Frame 1 (no input): blank canvas, image omitted
Frame 60 (the mouse pressed at the canvas centre just before this capture): blank canvas, image omitted
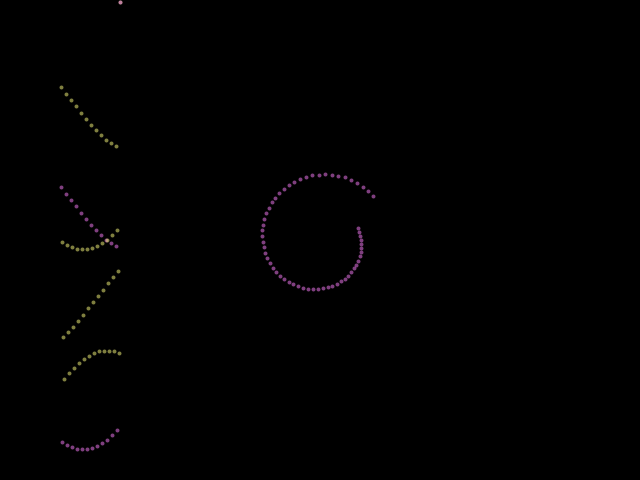
Frame 120 (the mouse held since frame 60 and released just before this capture)

The Processing sketch whose frames 1 and 60 were blank and that drew this single picture after the mouse press (run headless with seeded random() and noise(); from frame 60 on, the mouse is pressed at the canvas centre):

// Processing sketch: processing_102339
// ── processing_102339.pde

int w = 5;
int t = 0;
int a = 0;

float rad = 0;
float r = 10;

void setup()
{
  size(640, 480);
  background(0);
  stroke(255);
  strokeWeight(4);
}

void draw()
{
  t = (t + 1 > width) ? 0 : t + 1;
  a = (a + 100 > height) ? 0 : a + 100;
  makeSin();
  makeCircle();
}

void makeSin()
{
  int y = (int) (50 * sin(w * t)) + a;
  stroke(255, 255, map(mouseY, 0, height, 0, 255), map(mouseX, 0, width, 0, 255));
  point(t, y);
  stroke(255, map(mouseY, 0, height, 0, 255), 255, map(mouseX, 0, width, 0, 255));
  point(t, y + a);
}

void makeCircle()
{
  int x = (int)(width / 2 + r * Math.cos(rad));
  int y = (int)(height / 2 + r * Math.sin(rad));
  
  point(x, y);
  
  rad = (rad + 0.1 > 2 * 3.14) ? 0 : rad + 0.1;
  r = (r + 0.5 > width / 2) ? 0: r + 0.5;
}
